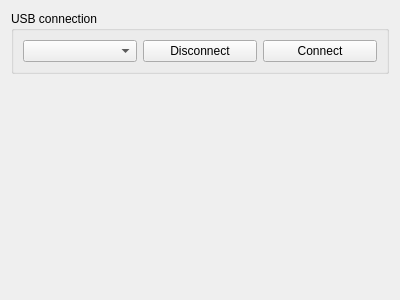
<?xml version="1.0" encoding="UTF-8"?>
<ui version="4.0">
 <class>UsbPortPicker</class>
 <widget class="QWidget" name="UsbPortPicker">
  <property name="geometry">
   <rect>
    <x>0</x>
    <y>0</y>
    <width>400</width>
    <height>300</height>
   </rect>
  </property>
  <property name="windowTitle">
   <string>Form</string>
  </property>
  <layout class="QVBoxLayout" name="verticalLayout">
   <item>
    <widget class="QGroupBox" name="usbGroup">
     <property name="title">
      <string>USB connection</string>
     </property>
     <layout class="QHBoxLayout" name="horizontalLayout">
      <item>
       <widget class="QComboBox" name="usbPortComboBox"/>
      </item>
      <item>
       <widget class="QPushButton" name="usbDisconnectPushButton">
        <property name="text">
         <string>Disconnect</string>
        </property>
       </widget>
      </item>
      <item>
       <widget class="QPushButton" name="usbConnectPushButton">
        <property name="text">
         <string>Connect</string>
        </property>
       </widget>
      </item>
     </layout>
    </widget>
   </item>
   <item>
    <spacer name="verticalSpacer">
     <property name="orientation">
      <enum>Qt::Vertical</enum>
     </property>
     <property name="sizeHint" stdset="0">
      <size>
       <width>20</width>
       <height>40</height>
      </size>
     </property>
    </spacer>
   </item>
  </layout>
 </widget>
 <resources/>
 <connections/>
</ui>
